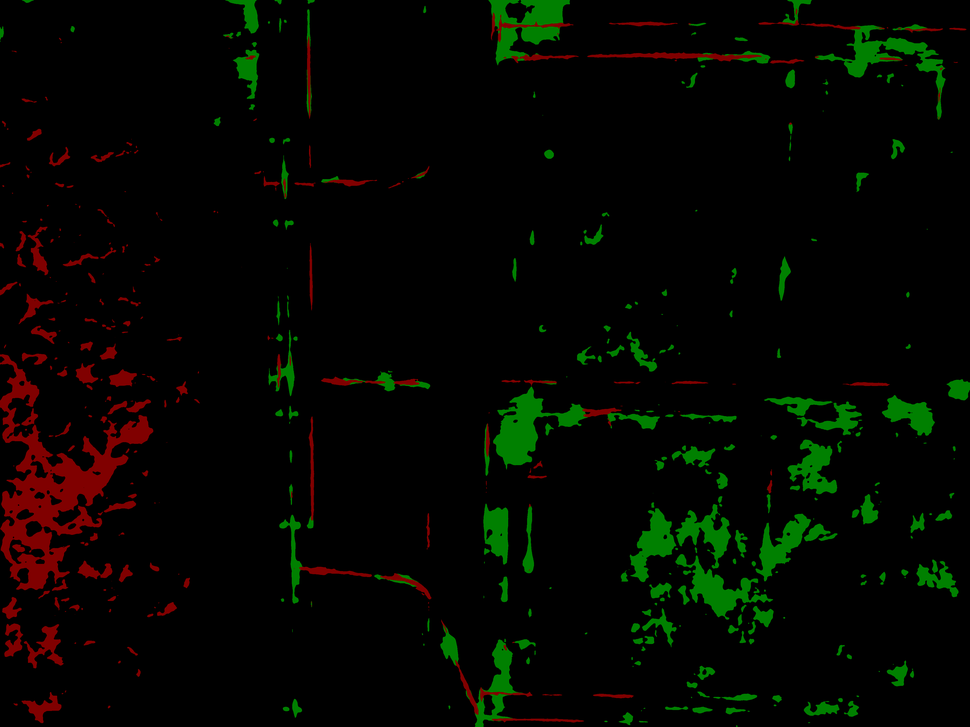
#> input picture S1078754.png, 970 x 727 px, shrunk from 4056 x 3040 before the run
$ python seperate_masks.py
#> lines starting #> are read from the running program, lines starting #| are printed output that depends on the picture
from PIL import Image
import numpy as np

# Load the image
image_path = 'S1078754.png'
image = Image.open(image_path)
#> image is the input picture: PIL image 970x727 RGB; mean R, G, B 4.1, 6.3, 0

# Convert the image to RGBA if it is not already in that mode
image = image.convert("RGBA")
#> image: PIL image 970x727 RGBA

# Split into separate channels and create masks
r, g, b, a = image.split()
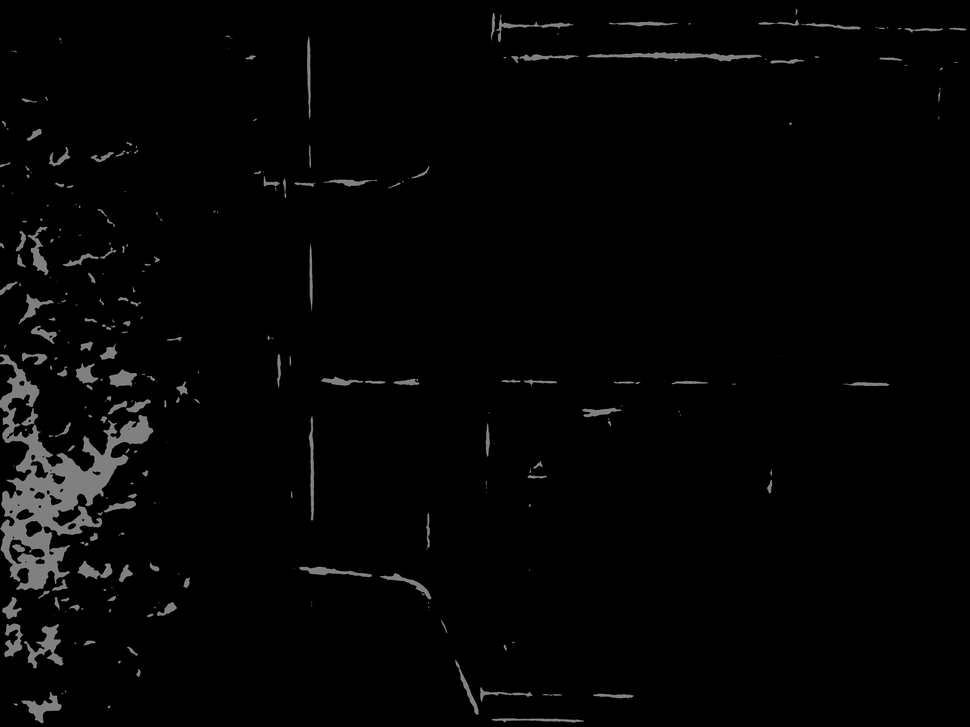
#> r: PIL image 970x727 L; min 0, max 158, mean 4.1
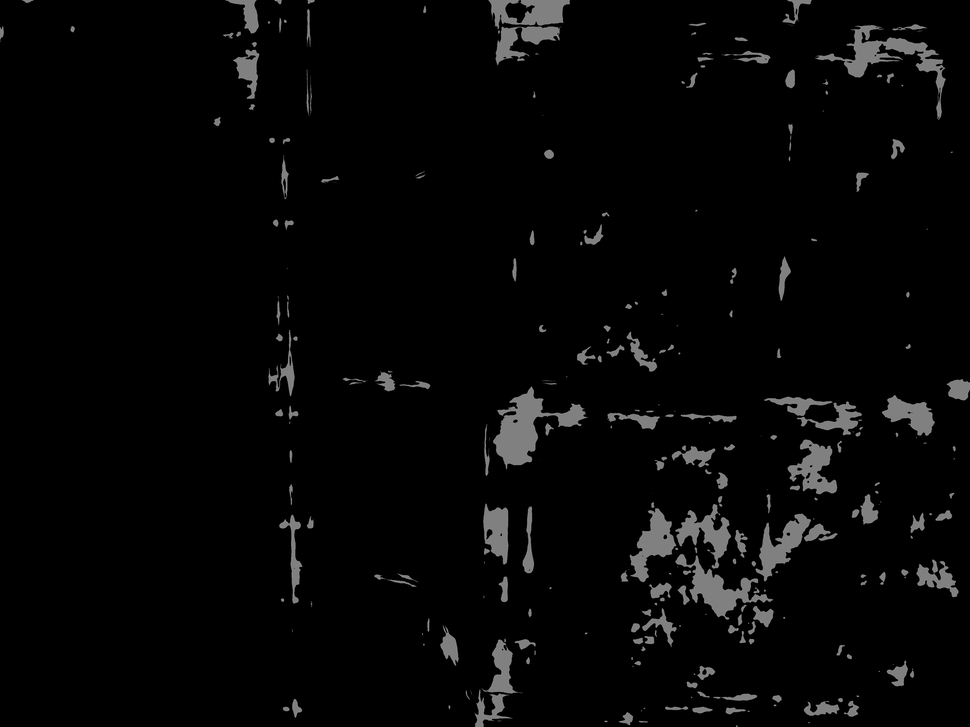
#> g: PIL image 970x727 L; min 0, max 161, mean 6.3
#> b: PIL image 970x727 L; every value is 0
#> a: PIL image 970x727 L; every value is 255

# Process the red channel
# Create a mask where the red channel has content, and other channels are ignored
red_mask = Image.merge("RGBA", (r, Image.new('L', r.size, 0), Image.new('L', r.size, 0), r))
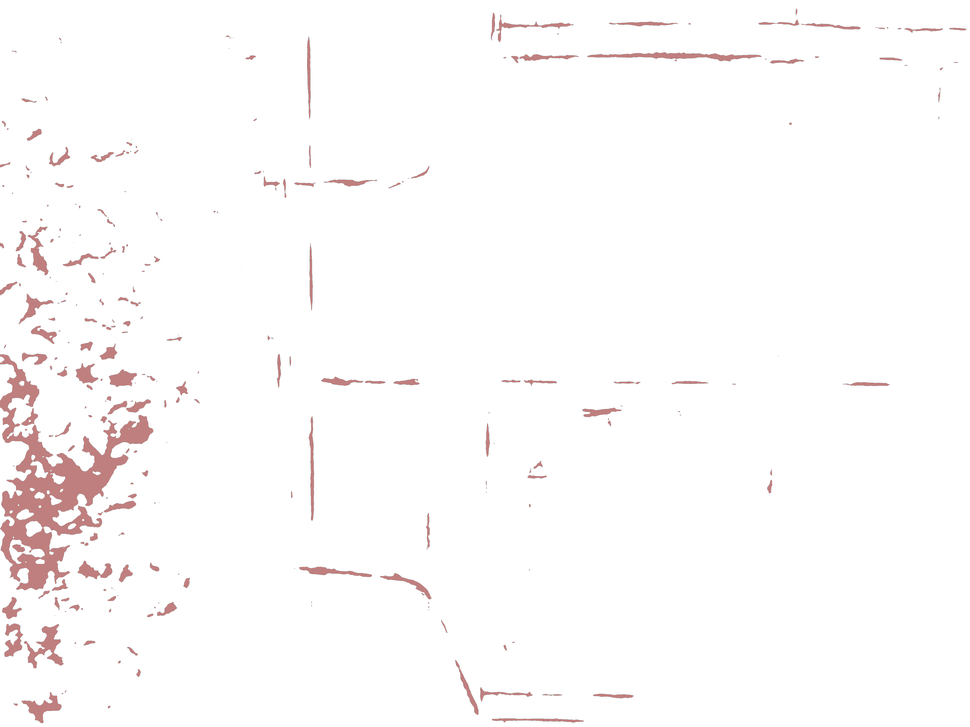
#> red_mask: PIL image 970x727 RGBA; mean R, G, B, A 4.1, 0, 0, 4.1; transparent parts drawn white

# Process the green channel
# Create a mask where the green channel has content, and other channels are ignored
green_mask = Image.merge("RGBA", (Image.new('L', g.size, 0), g, Image.new('L', g.size, 0), g))
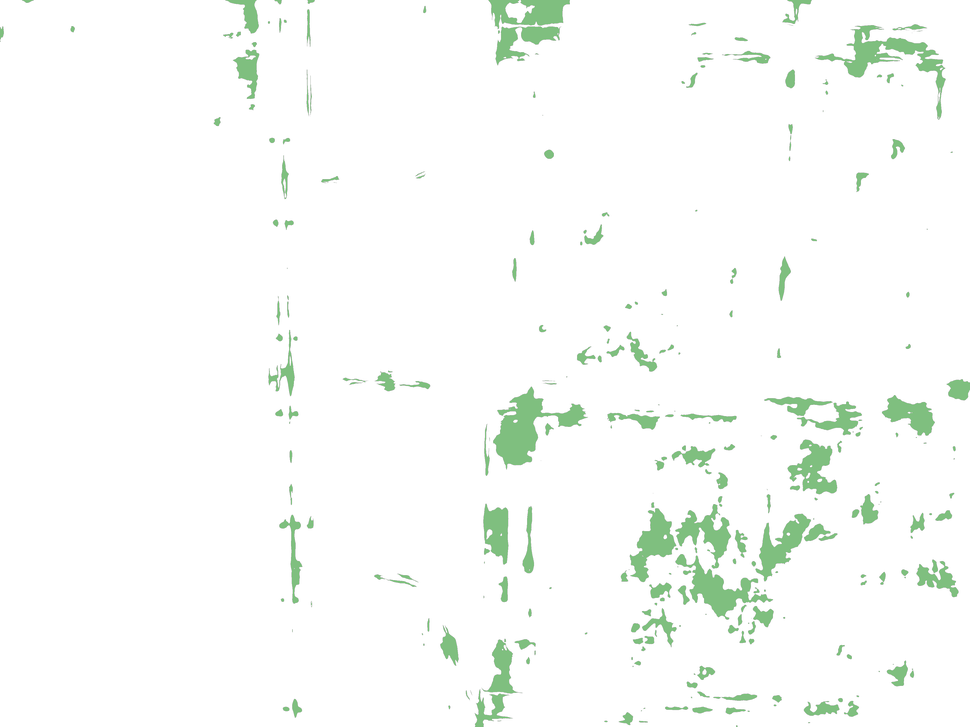
#> green_mask: PIL image 970x727 RGBA; mean R, G, B, A 0, 6.3, 0, 6.3; transparent parts drawn white

# Save the masks to separate files
# red_mask_path = 'masks/red_mask.png'
# green_mask_path = 'masks/green_mask.png'

import os

# Define the directory path
directory = 'masks'

# Create the 'masks' directory if it does not exist
if not os.path.exists(directory):
    os.makedirs(directory)

# Define the full paths for red and green masks
red_mask_path = os.path.join(directory, 'red_mask.png')
green_mask_path = os.path.join(directory, 'green_mask.png')

red_mask.save(red_mask_path)
green_mask.save(green_mask_path)

# Provide the paths to the saved mask images
red_mask_path, green_mask_path

$ run again, with diagonal_cracks.png copied over S1078754.png
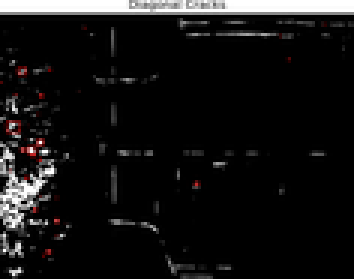
#> input picture diagonal_cracks.png, 118 x 93 px, shrunk from 493 x 389 before the run (shown 3 times larger)
#> image is the input picture: PIL image 118x93 RGBA; mean R, G, B, A 20.7, 20, 20, 255
#> a: PIL image 118x93 L; every value is 255
#> `red_mask = Image.merge("RGBA", (r, Image.new('L', r.size, 0), Image.ne..`:
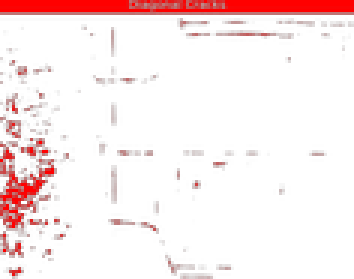
#> red_mask: PIL image 118x93 RGBA (shown 3 times larger); mean R, G, B, A 20.7, 0, 0, 20.7; transparent parts drawn white
#> `green_mask = Image.merge("RGBA", (Image.new('L', g.size, 0), g, Image...`:
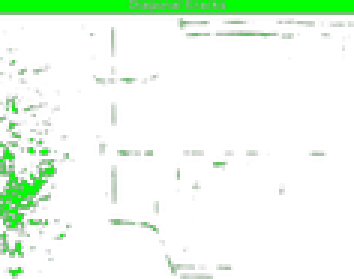
#> green_mask: PIL image 118x93 RGBA (shown 3 times larger); mean R, G, B, A 0, 20, 0, 20; transparent parts drawn white
